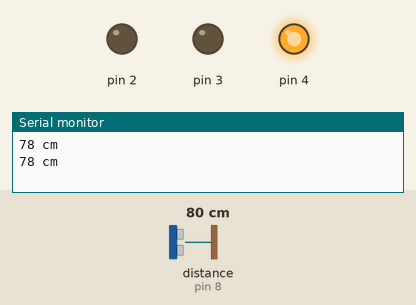
Bench run of a sketch on a simulated Arduino Uno, built with avr-gcc and run on an emulated ATmega328P. On the bench: output pins drawn as LEDs (lit = HIGH), the last lines printed to the serial monitor. Wiring (inferred from the names in the program): ultrasonic range finder: trigger pin 7; echo pin 8. The inputs (shaded band) are chosen by the test bench; at power-on: distance to the obstacle (sensor on pin 8) 80 cm. The echo pulse lasts 58.3 µs per cm; pins used as bus, display or sensor lines are not drawn.

Above: at 1.8 s.
1.9 s: distance to the obstacle (sensor on pin 8) set to 29 cm
3.4 s: distance to the obstacle (sensor on pin 8) set to 24 cm
At 4.5 s:
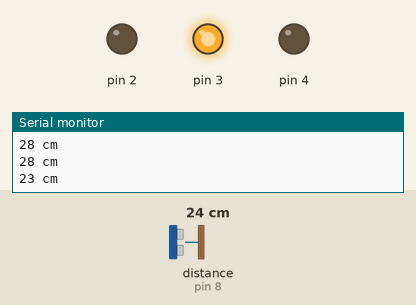
5.5 s: distance to the obstacle (sensor on pin 8) set to 7 cm
7.2 s: distance to the obstacle (sensor on pin 8) set to 4 cm
At 9.0 s:
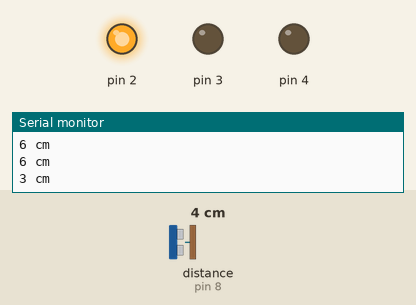
9.5 s: distance to the obstacle (sensor on pin 8) set to 9 cm
At 10.7 s:
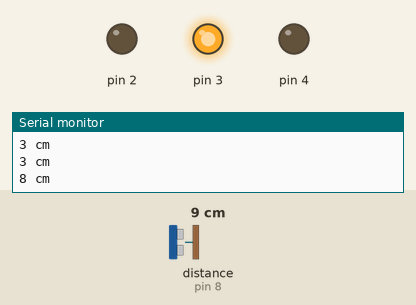
11.5 s: distance to the obstacle (sensor on pin 8) set to 2 cm
At 12.4 s:
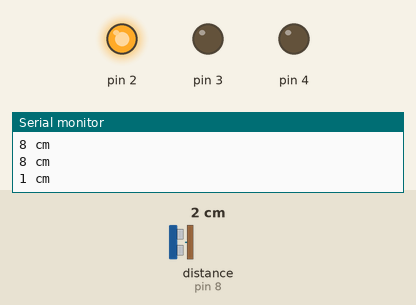
Timing chart, 0 to 14.5 s (numbered marks = the images above; inputs shaded):
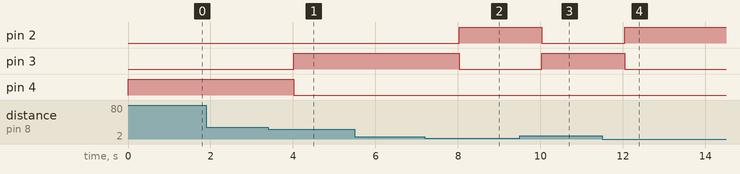

The sketch:

ULTRA_SONIC_LEDs.ino
```cpp
#define TriggerPin 7
#define EchoPin    8
void setup() {
  // put your setup code here, to run once:
  pinMode(TriggerPin,OUTPUT);
  pinMode(EchoPin,INPUT);
  for(char i=2;i<=4;i++)
  {
    pinMode(i,OUTPUT);
  }
  Serial.begin(9600);
}

void loop() {
  // put your main code here, to run repeatedly:
  long Duration ;
  long Distance ;
  digitalWrite(TriggerPin,LOW);
  delay(1);

  digitalWrite(TriggerPin,HIGH);
  delayMicroseconds(10);
  digitalWrite(TriggerPin,LOW);
   Duration = pulseIn(EchoPin,HIGH);
   Distance = Duration * 0.017 ;  // (Duration / (2 * 1000000)) * (340 * 100)
   Serial.print(Distance);
   Serial.println(" cm");
   if(Distance < 5)
   {
      digitalWrite(2,HIGH);
      digitalWrite(3,LOW);
      digitalWrite(4,LOW);
   }
   else if ( Distance >= 5 && Distance < 25 )
   {
      digitalWrite(3,HIGH);
      digitalWrite(2,LOW);
      digitalWrite(4,LOW);
   }
   else
   {
      digitalWrite(4,HIGH);
      digitalWrite(3,LOW);
      digitalWrite(2,LOW);
   }
   delay(1000);
}
```

Measured:
- the behaviour switches between 26 and 25 cm on distance to the obstacle (sensor on pin 8) (found by bisection; images 0 and 1)
- the behaviour switches between 6 and 5 cm on distance to the obstacle (sensor on pin 8) (found by bisection; images 1 and 2)
- after the input at 3.4 s, pin 3: LOW → HIGH after 0.62 s; pin 4: HIGH → LOW after 0.62 s
- after the input at 7.2 s, pin 2: LOW → HIGH after 0.83 s; pin 3: HIGH → LOW after 0.83 s
- after the input at 9.5 s, pin 2: HIGH → LOW after 0.54 s; pin 3: LOW → HIGH after 0.54 s
- after the input at 11.5 s, pin 2: LOW → HIGH after 0.54 s; pin 3: HIGH → LOW after 0.54 s
